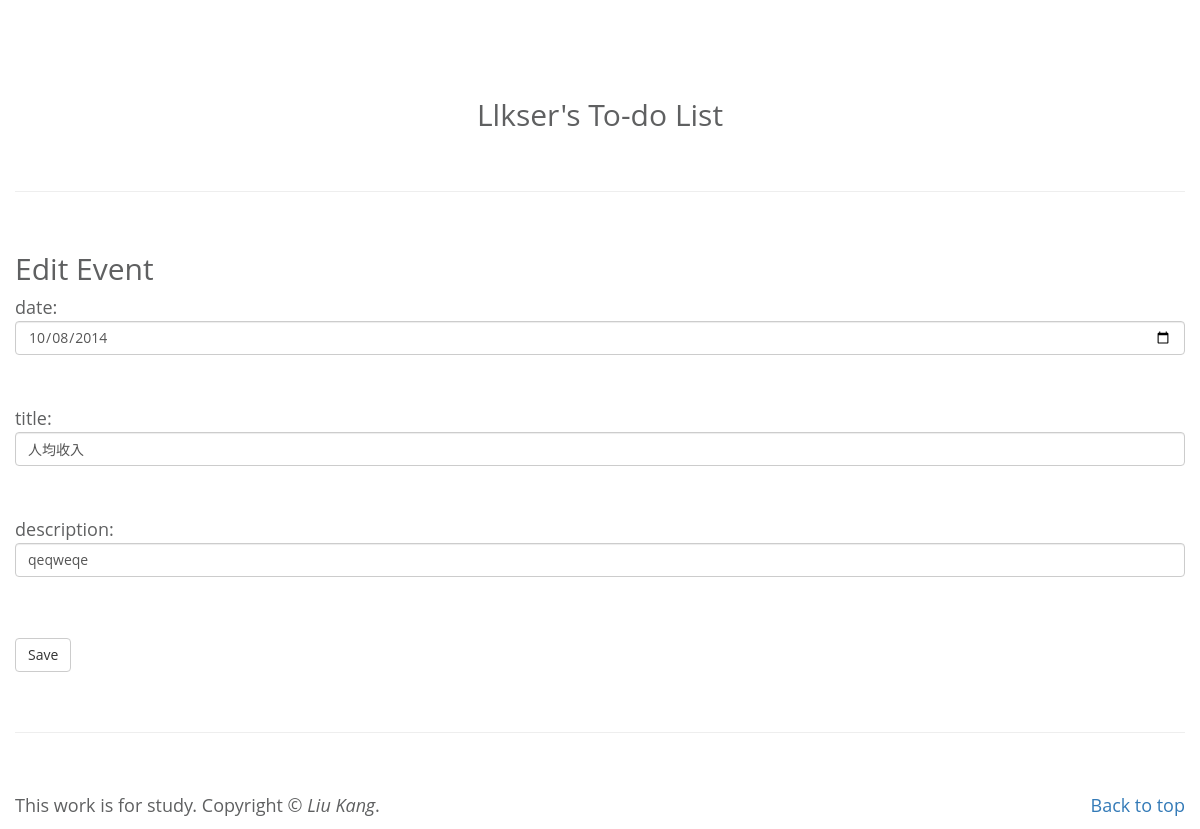
Page /edit_event/7 on the committed database.
### app/models.py (models this page shows)
class Events(db.Model):
    eventID=db.Column(db.Integer, primary_key=True)
    date=db.Column(db.Date)
    title=db.Column(db.String(250))
    description=db.Column(db.String(250))
    isCompleted=db.Column(db.Boolean, default=False)

### app/views.py (the view)
@app.route('/edit_event/<id>', methods=['GET','POST'])
def edit_event(id):
    event=Events.query.get(id)
    form = EventsForm(obj=event)
    if form.validate_on_submit():
        event.date=form.date.data
        event.title=form.title.data
        event.description=form.description.data
        db.session.commit()
        return redirect('/')
    return render_template('edit_event.html',
                           form=form)

### app/forms.py
class EventsForm(Form):
    date=DateField('date', validators=[DataRequired()])
    title=StringField('title', validators=[DataRequired()])
    description=StringField('description', validators=[DataRequired()])

### app/templates/edit_event.html (shortened to what this page needs)
{% extends "base.html" %}
{% block content %}
  <h2>Edit Event</h2>
  <form action="" method="post" name="add">
      <p>
          date:<br>
          {{ form.date(class_='form-control') }}<br>
          <br>
          title:<br>
          {{ form.title(class_='form-control') }}<br>
          <br>
          description:<br>
          {{ form.description(class_='form-control') }}<br>
          <br>
      </p>
      <p><input type="submit" class="btn btn-default" value="Save"></p>
  </form>
{% endblock %}

### app/static/myStyle.css (style rules this page uses)
html { scroll-behavior: smooth; }
body { font-family: "Open Sans", Arial, Helvetica, sans-serif; font-size: 18px; font-weight: 400; overflow-x: hidden; padding-top: 78px; color: #5f6061; }

### rows in the picture
Events: date "10/08/2014", title "人均收入", description "qeqweqe"
